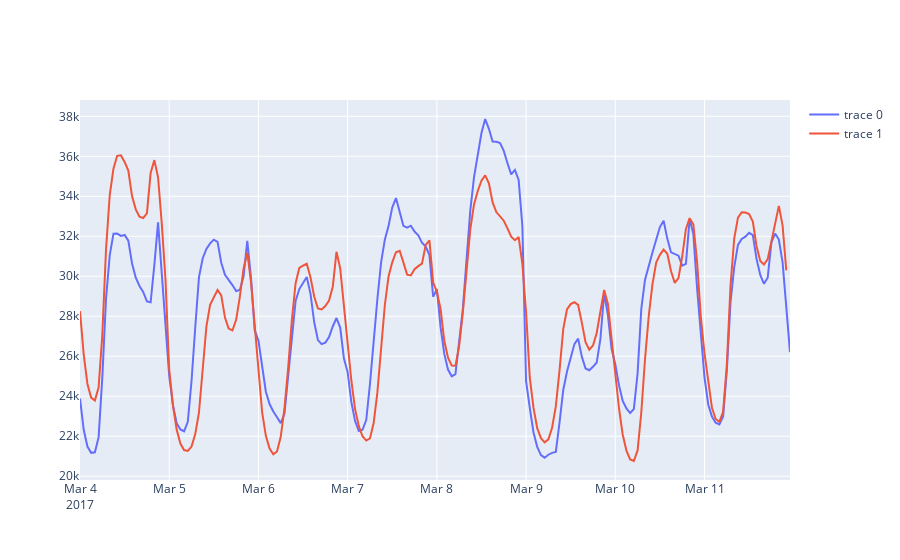

Write notebook code for a chart like this one.
### Code cell
fig = go.Figure()
df_pred =pd.DataFrame(index=y_test_filtered2.index)
fig.add_trace(go.Scatter(x = y_test_filtered2.index,y=y_test_filtered2[feature]))
for i in range(len(data_x_test)):
    case_test = data_x_test[i].reshape((1,data_x_test[0].shape[0], data_x_test[0].shape[1]))
    Y_test_predictions = pd.Series(model_best_ED_LSTM.predict(case_test).flatten(),index=pd.date_range(start=idx_test[i],freq='h',periods=24))
    df_pred[f'pred_{i}'] = Y_test_predictions
    #fig.add_trace(go.Scatter(x = Y_test_predictions.index,y=Y_test_predictions,mode='markers'))

df_pred['mean'] = df_pred.mean(axis=1)
df_pred['median'] = df_pred.median(axis=1)
fig.add_trace(go.Scatter(x = y_test_filtered2.index,y=df_pred['mean']))
fig.show()
eval_df2  =create_eval_df(df_pred['mean'],y_test_filtered2)

### Figure 1 — Plotly figure (JSON) as saved in the notebook; plotly's stock layout.template omitted (floating-point values rounded to 4 significant figures; data arrays with more than 128 entries replaced by an {"elided": "..."} marker saying what was removed)
{"data": [{"type": "scatter", "x": {"elided": "192 str values"}, "y": {"elided": "192 int values"}}, {"type": "scatter", "x": {"elided": "192 str values"}, "y": {"elided": "192 float values"}}], "layout": {}}
